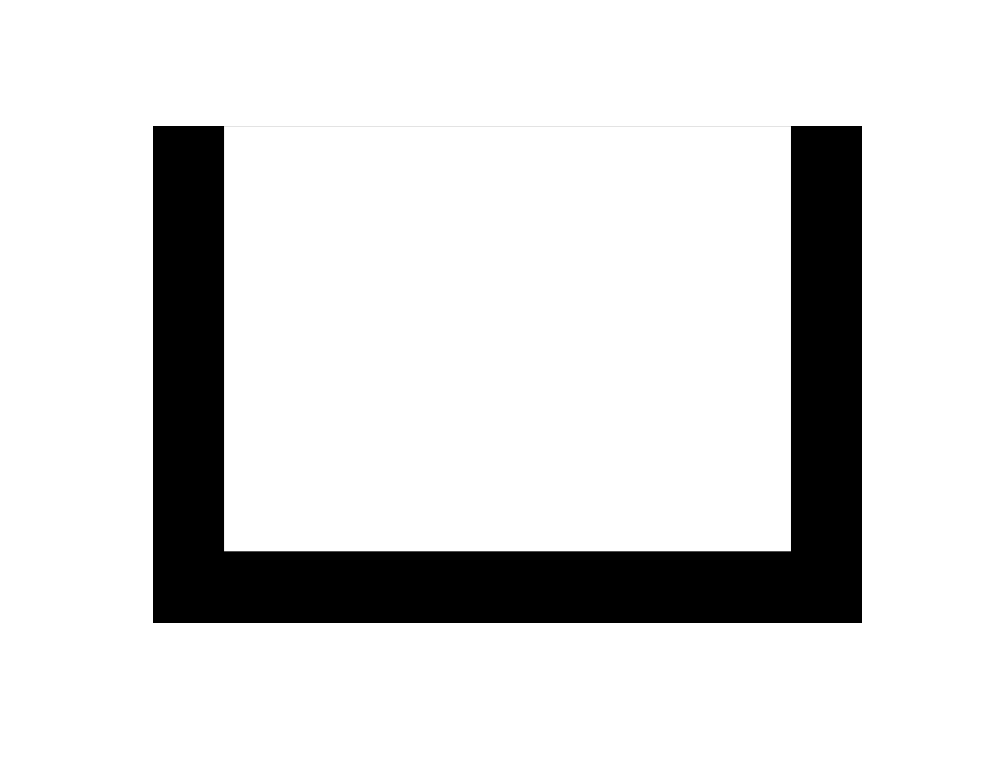
#> input picture assets/goal.png, 990 x 765 px
$ python -i targeting.py   (imports and definitions only)
#> lines starting #> are read from the running program, lines starting #| are printed output that depends on the picture; after the words box and inside, x2 and y2 are one past the last pixel; in counts of white or black regions, pixels touching at a corner belong together
#> further down, picture is the input picture: shape (765, 990, 3); min 0, max 255, mean 217.5
# targeting.py
#
# Module for target detection and Head's Up Display (HUD)

"""
U-SHAPE REFERENCE

 -  6-5 <- 2" wide   2-1
 |  | |              | |
 |  | |              | |
 |  | |              | |
14" | |              | |
 |  | |              | |
 |  | 4--------------3 |
 -  7------------------0 (start)
    |------- 18"-------|
"""

from __future__ import division  # always use floating point division
import cv2
import numpy as np

""" Reference Target Contour """
# Load reference U shape and extract its contour
# [1 line not run here, left out]
# [1 line that did not run here, left out]
# [1 line that did not run here, left out]


def find_best_match(frame):
    """
    This is essentially the goal detection function.

    Returns the contour that best matches the target shape.
    This is done by thresholding the image, extracting contours, approximating
    the contours as polygons. The polygonal contours are then filtered by
    vertice count and minimum area. Finally, the similarity of a contour is
    determined by the matchShapes() function, and the best_match variable is set
    if the similarity is lower than the prior similarity value.

    This function should not modify anything outside of its scope.
    """
    # Find outlines of white objects
    threshold = 200
    white = cv2.inRange(frame, (threshold, threshold, threshold), (255, 255, 255))  # threshold detection of white regions
#> white: shape (765, 990); 85.3% white; 1 black region
    contours, heirarchy = cv2.findContours(white, cv2.RETR_LIST, cv2.CHAIN_APPROX_SIMPLE) #find all contours in the image
#> contours = 2 contours; box (x1, y1, x2, y2) and area: (0, 0, 990, 765) 755596, (152, 125, 863, 624) 113027
    # Approximate outlines into polygons
    best_match = None # Variable to store best matching contour for U shape
    best_match_similarity = 1000 # Similarity of said contour to expected U shape. Defaults to an arbitrarily large number
    for contour in contours:
        approx = cv2.approxPolyDP(contour, 0.01 * cv2.arcLength(contour, True), True)  # smoothen the contours into simpler polygons
        # Filter through contours to detect a goal
        if cv2.contourArea(approx) > 1000 and len(approx) == 8:  # select contours with sufficient area and 8 vertices
            cv2.drawContours(frame, [approx], 0, (0, 0, 255), 2)  # draw the contour in red
            # test to see if this contour is the best match
            if check_match(approx):
                cv2.drawContours(frame, [approx], 0, (0, 128, 255), 2) # Draw U shapes in orange
                similarity = cv2.matchShapes(approx, goal_contour, 3, 0)
                if similarity < best_match_similarity:
                    best_match = approx
                    best_match_similarity = similarity
#> this loop made 2 passes
#> should_be_less in check_match on pass 1: [True, False, False, True, True, False, False]
#> approx on pass 2: [[0, 0], [0, 764], [989, 764], [989, 0]]
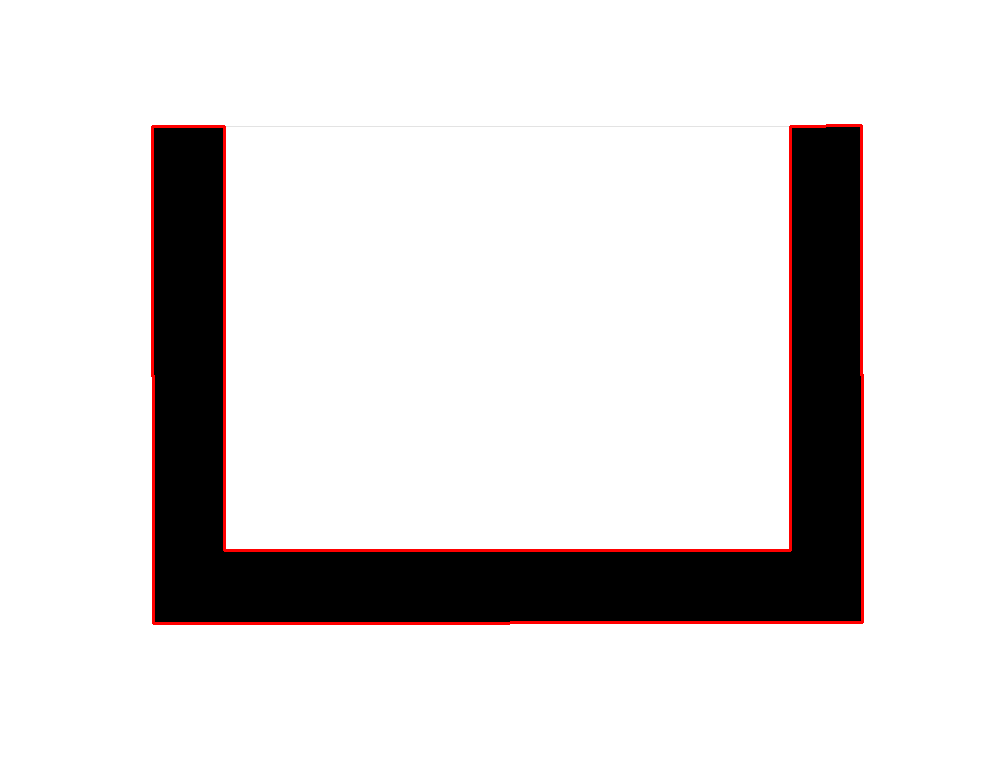
#> frame: shape (765, 990, 3); 1.29% of pixels changed, all inside (x1, y1, x2, y2) = (151, 124, 864, 625)
#> after the loop, best_match_similarity = 1000

    return best_match


def check_match(contour):
    """
    Checks if the contour is the U shape by first finding the point that's
    furthest to the bottom right. Since the points in a contour are always
    ordered counterclockwise, we know which point in the contour is supposed
    to match up to each point of the U shape based on its position in the
    contour relative to the bottom-left point. Based off of this, we check to
    make sure that the distance between two consecutive points is correctly
    greater-than or less-than the distance between the two preceding points.
    If the distances change in the same pattern as they should in the U shape,
    then we consider the contour to be a match of the U shape.
    """
    # Get lower right point by finding point furthest from origin (top left)
    start_index = get_start_index(contour)

    # Check if the match could be good
    # should_be_less is a list of whether or not each distance should be less
    # than the previous distance to be a U shape.
    should_be_less = [True, False, False, True, True, False, False]
    prev_dist = -1
    for i in range(0, 8):
        point_a = contour[(i + start_index) % 8][0]
        point_b = contour[(i + start_index + 1) % 8][0]
        dist = (point_a[0] - point_b[0])**2 + (point_a[1] - point_b[1])**2

        if i > 0 and (dist < prev_dist) != should_be_less[i-1]:
            return False

        prev_dist = dist

    return True


def get_start_index(contour):
    """
    Returns the index of the point that's furthest to the bottom and the left
    (furthest from the origin). This point is referred to as the start point
    and the indices of other points will be made relative to it.
    """
    biggest_dist = -1
    start_index = -1
    for i in range(0, len(contour)):
        # Technically the square of the distance, but it doesn't matter since
        # we are only comparing the distances relative to each other
        dist = contour[i][0][0]**2 + contour[i][0][1]**2
        if dist > biggest_dist:
            biggest_dist = dist
            start_index = i

    return start_index


def get_nth_point(contour, n, start_index=-1):
    """
    Returns the nth point in a contour relative to the start index. If no start
    index is provided, it is calculated using the get_start_index function.
    """
    if start_index == -1:
        start_index = get_start_index(contour)

    return contour[(start_index + n) % len(contour)][0]


def target_center(target):
    """ Returns the top center point of a given target contour """
    left_pt = get_nth_point(target, 6)
    right_pt = get_nth_point(target, 1)
    return int((left_pt[0] + right_pt[0]) / 2), int((left_pt[1] + right_pt[1]) / 2)


def image_center(frame):
    """ Returns the center coordinate of the given frame """
    height, width = frame.shape[:2]
    return int(width/2), int(height/2)

>>> import cv2
>>> picture = cv2.imread('assets/goal.png')
>>> result = find_best_match(picture)
